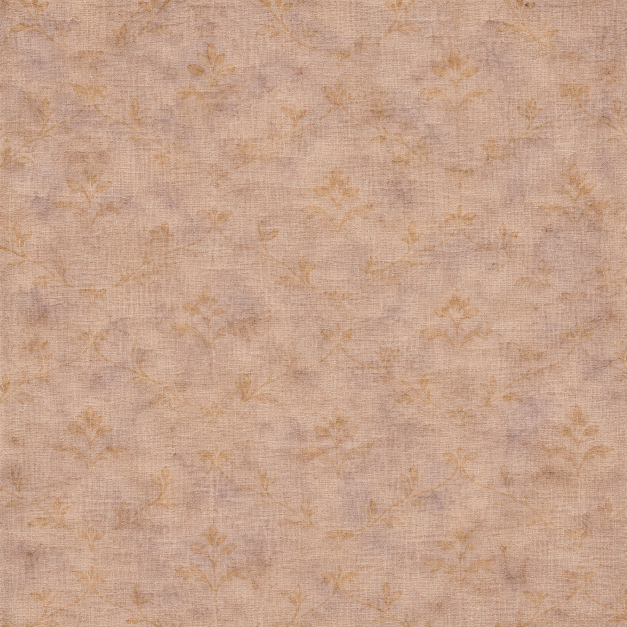
#> input picture game/openworld/round1/Moon-Faire-Round1-Materials/cloth_cream_awning.png, 1254 x 1254 px (shown at 1/2 size); the run also reads 1 picture not shown here
$ python prep_round1.py
#> lines starting #> are read from the running program, lines starting #| are printed output that depends on the picture
# prep_round1.py: Chris's "Round 1" pictures (round1/), made ready for the page. Called at the end of prep_tex.py, after the old cut patches
# are saved, so a Round 1 picture that is missing simply leaves the old patch (or, for a tent, the painting) in its place.
#  - the ground: heather, turf, track, fair ground, rock and the drystone wall, 1024 px, their edges matched so they repeat cleanly;
#  - the fair's own materials for the unseen sides: cream awning cloth, wood planks, the red and cream striped canvas;
#  - the fair square's four tents: their door sides and roofs (grey background cut away) in one picture (tent_skin.webp), and for each
#    tent a band that wraps round its walls (tent_wrap.webp): its own canvas, with the top valance and the bottom border cut from its
#    door picture and made to repeat. tents.json says where everything is.
# usage: python3 -I prep_round1.py <out folder>     (or from prep_tex.py)
import sys, os, json, glob
import numpy as np, cv2
from PIL import Image

HERE = os.path.dirname(os.path.abspath(__file__)); R1 = os.path.join(HERE, 'round1')
def find(name):
    f = glob.glob(os.path.join(R1, '*', name)); return f[0] if f else None
def load(name):
    f = find(name); return None if not f else np.asarray(Image.open(f).convert('RGB')).astype(np.float32)
def save(a, out, name, q=84, mode='RGB'):
    im = Image.fromarray(np.clip(a, 0, 255).astype(np.uint8), mode); p = os.path.join(out, name); im.save(p, 'WEBP', quality=q, method=6)
    print(name, im.size, os.path.getsize(p) // 1024, 'KB')

def match_edges(a, axes=(0, 1), band=None):
    # a painted tile whose opposite edges are slightly different in colour: spread half the difference back from each edge, smoothly
    # (only the slow colour change; the brushwork is untouched), so the edges meet when it repeats
    a = a.copy()
    for ax in axes:
        n = a.shape[ax]; b = band or n // 6
        e0 = np.take(a, range(0, 3), axis=ax).mean(ax); e1 = np.take(a, range(n - 3, n), axis=ax).mean(ax)
        d = cv2.GaussianBlur((e1 - e0)[None], (0, 0), 6)[0]                     # along the edge, smoothed
        t = np.clip(1 - np.arange(b) / b, 0, 1); t = t * t * (3 - 2 * t)
        sl0 = [slice(None)] * 3; sl0[ax] = slice(0, b); sl1 = [slice(None)] * 3; sl1[ax] = slice(n - b, n)
        shp = [1, 1, 1]; shp[ax] = b
        a[tuple(sl0)] += (d[None] if ax == 0 else d[:, None]) * 0.5 * t.reshape(shp)
        a[tuple(sl1)] -= (d[None] if ax == 0 else d[:, None]) * 0.5 * t[::-1].reshape(shp)
    return np.clip(a, 0, 255)
def seam_score(a):
    return [round(float(np.abs(a[:, 0] - a[:, -1]).mean() / max(np.abs(np.diff(a, axis=1)).mean(), 1e-3)), 2),
            round(float(np.abs(a[0] - a[-1]).mean() / max(np.abs(np.diff(a, axis=0)).mean(), 1e-3)), 2)]
def resize(a, w, h):
    return cv2.resize(a, (w, h), interpolation=cv2.INTER_AREA if w < a.shape[1] else cv2.INTER_CUBIC)

# [9 lines left out: function period_crop, not called in this run]

def round1(OUT, LOOK=None):
    LOOK = LOOK or os.path.join(HERE, 'look')
    made = {}
    # ---- the ground: (round 1 file, the page's name, its width in metres) ----
    sheet = []
    for src, name in [('ground_heather.png', 'heather'), ('ground_turf.png', 'grass'), ('ground_track.png', 'earth'), ('ground_fair.png', 'fair'), ('ground_rock.png', 'rock')]:
        a = load(src)
#> pass 3 of the loop in round1, `for src, name in [('ground_heather.png', 'heather'), ('ground_turf.png..`:
#> the loop made 5 passes; the first 3 are shown
        if a is None: print('round 1:', src, 'missing, the cut patch stays'); continue
        s0 = seam_score(a); a = match_edges(a); a = resize(a, 1024, 1024); s1 = seam_score(a)
        save(a, OUT, 'tex_%s.webp' % name, 86); made[name] = True; print('   seams (edge step / mean step, x and y)', s0, '->', s1)
        sheet.append(np.tile(resize(a, 256, 256), (2, 2, 1)))
    a = load('wall_drystone.png')
    if a is not None:
        s0 = seam_score(a); a = match_edges(a, axes=(1,)); a = resize(a, 1024, 683); save(a, OUT, 'tex_wall.webp', 84); made['wall'] = True
        print('   wall seams', s0, '->', seam_score(a)); sheet.append(np.tile(resize(a, 256, 171), (1, 2, 1)))
    # ---- the fair's materials, for the sides the paintings cannot see ----
    for src, name in [('cloth_cream_awning.png', 'mat_awning'), ('wood_planks.png', 'mat_wood'), ('cloth_red_cream_stripe.png', 'mat_stripe')]:
        a = load(src)
        if a is None: print('round 1:', src, 'missing'); continue
        a = match_edges(a, axes=(0,) if 'stripe' in name else (0, 1)); save(resize(a, 512, 512), OUT, name + '.webp', 84)       # stripes: their edge is a stripe's edge already; made[name] = True; sheet.append(np.tile(resize(a, 256, 256), (2, 2, 1)))
#> call 3 of resize, with w = 512, h = 512
#> in resize (call 3), `return cv2.resize(a, (w, h), interpolation=cv2.INTER_AREA if w < a.sha..`:
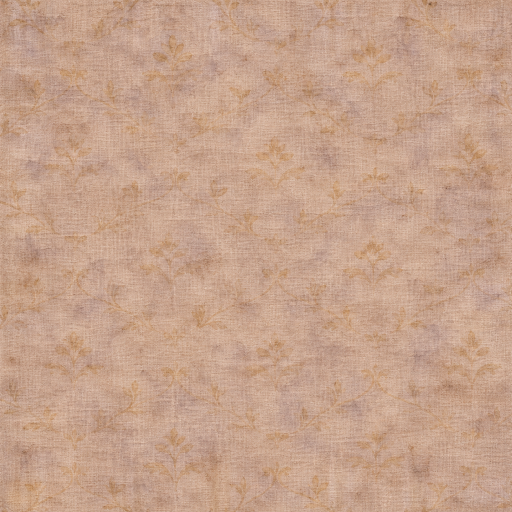
#> returned value: shape (512, 512, 3) float32; mean of channels 0, 1, 2 198.5, 162.6, 140.6; drawn as R, G, B
#| mat_awning.webp (512, 512) 48 KB
#> pass 3 of the loop in round1, `for src, name in [('cloth_cream_awning.png', 'mat_awning'), ('wood_pla..`:
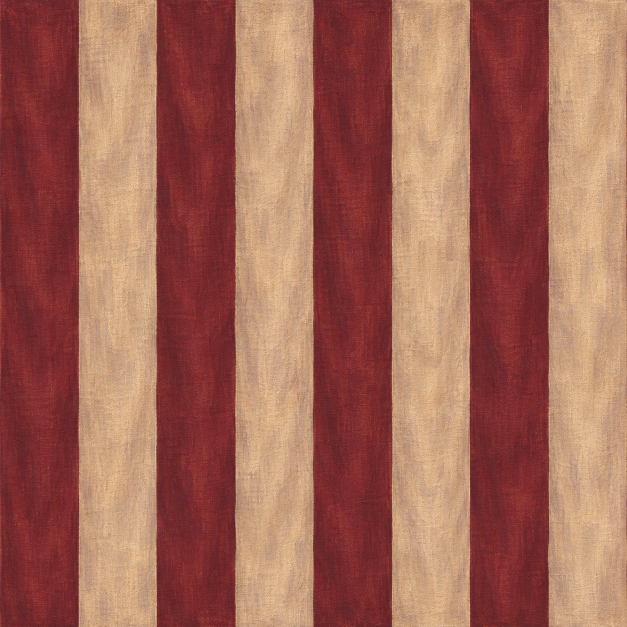
#> input picture game/openworld/round1/Moon-Faire-Round1-Materials/cloth_red_cream_stripe.png, 1254 x 1254 px (shown at 1/2 size)
#> in resize (call 4), `return cv2.resize(a, (w, h), interpolation=cv2.INTER_AREA if w < a.sha..`:
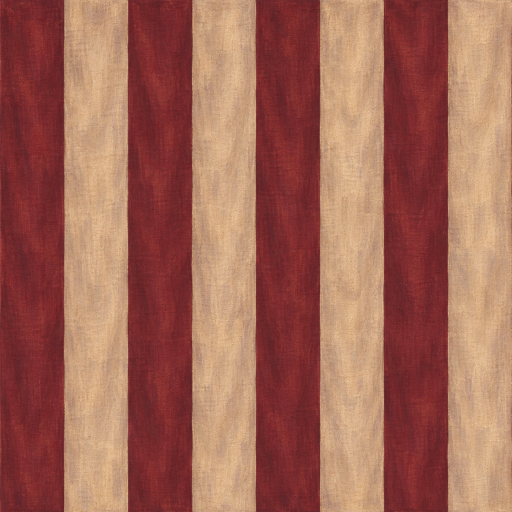
#> returned value: shape (512, 512, 3) float32; mean of channels 0, 1, 2 162, 102.7, 86.8; drawn as R, G, B
#| mat_stripe.webp (512, 512) 27 KB
    if sheet:
        w = max(s.shape[1] for s in sheet); rows = [np.pad(s, ((0, 520 - s.shape[0]), (0, w - s.shape[1]), (0, 0))) for s in sheet]
        grid = np.concatenate([np.concatenate(rows[i:i + 3] + [np.zeros_like(rows[0])] * (3 - len(rows[i:i + 3])), 1) for i in range(0, len(rows), 3)], 0)
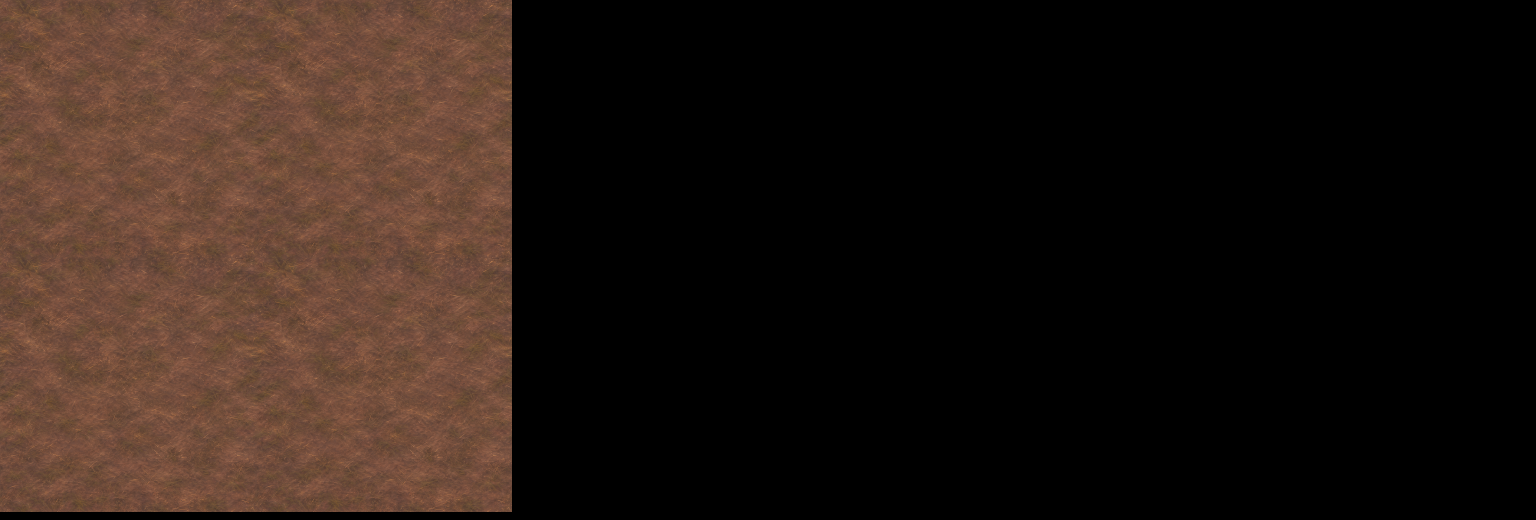
#> grid: shape (520, 1536, 3) float32; mean of channels 0, 1, 2 37.9, 25.9, 19.8; drawn as R, G, B
        Image.fromarray(grid.astype(np.uint8)).save(os.path.join(LOOK, 'r1_tiled.jpg'), quality=85)
    made['tents'] = tents(OUT, LOOK)
    return made

# ---- the four tents of the fair square ----
# for each: its round 1 name, its canvas, the canvas's width in metres on the tent, and where the door picture's bands are (rows of the
# 1536 x 1024 picture: the valance's solid part ends at val, its tassels hang to tas, the bottom border starts at bot) and the stretch of
# plain side wall the bands are cut from (x0..x1)
TENTS = [
    dict(id='red', cloth='cloth_red_cream_stripe.png', matW=3.8, val=226, tas=274, bot=866, x0=60, x1=560),
    dict(id='gold', cloth='cloth_gold_brocade.png', matW=2.6, val=218, tas=218, bot=686, x0=60, x1=530),
    dict(id='star', cloth='cloth_blue_stars.png', matW=2.4, val=206, tas=256, bot=822, x0=118, x1=480),
    dict(id='green', cloth='cloth_green_gold_leaf.png', matW=2.8, val=246, tas=322, bot=812, x0=44, x1=495),
]
SKIN_W, SKIN_H, DOOR_W, DOOR_H, ROOF = 2048, 1536, 1024, 512, 512
STRIP_W, STRIP_H, PAD = 1024, 512, 16

# [19 lines left out: functions cutout, bleed, not called in this run]
def bbox(alpha):
    ys, xs = np.where(alpha > 0.5); return xs.min(), xs.max() + 1, ys.min(), ys.max() + 1

# [14 lines left out: function band_tile, not called in this run]

def tents(OUT, LOOK):
#> called with OUT = 'game/openworld/data', LOOK = 'game/openworld/look'
    skin = np.zeros((SKIN_H, SKIN_W, 4), np.float32); wrap = np.zeros((4 * STRIP_H, STRIP_W, 3), np.float32); info = {}
#> after `skin = np.zeros((SKIN_H, SKIN_W, 4), np.float32)`: skin: shape (1536, 2048, 4) float32; every value is 0
#> after `wrap = np.zeros((4 * STRIP_H, STRIP_W, 3), np.float32)`: wrap: shape (2048, 1024, 3) float32; every value is 0
#> pass 3 of the loop in tents, `for i, T in enumerate(TENTS):`:
#> the loop made 4 passes; the first 3 are shown
    for i, T in enumerate(TENTS):
        door, roof, cloth = load('skin_%s_tent_door.png' % T['id']), load('skin_%s_tent_roof.png' % T['id']), load(T['cloth'])
        if door is None or roof is None or cloth is None: print('round 1: the', T['id'], 'tent is missing a picture; it keeps the painting'); continue
        # the door side, cut out, cropped to the tent's wall (top of the valance to the ground), into its place in the skin picture
        al, _ = cutout(door); x0, x1, y0, y1 = bbox(al); y0 += 3; y1 -= 3                  # off the soft rim
        rgb = bleed(door, al)
        dx, dy = (i % 2) * DOOR_W, (i // 2) * DOOR_H
        crop = np.dstack([rgb[y0:y1, x0:x1], al[y0:y1, x0:x1, None] * 255])
        skin[dy:dy + DOOR_H, dx:dx + DOOR_W] = resize(crop, DOOR_W, DOOR_H)
        # the roof, seen from above: round roofs keep their circle (the rest see-through), square roofs fill the square
        ra, _ = cutout(roof); rrgb = bleed(roof, ra); rx, ry = i * ROOF, 2 * DOOR_H
        skin[ry:ry + ROOF, rx:rx + ROOF] = resize(np.dstack([rrgb, ra[..., None] * 255]), ROOF, ROOF)
        # the band round the walls: the canvas, coloured like the door picture's own wall, with the valance and the bottom border on it
        H = y1 - y0; side = rgb[y0:y1, T['x0']:T['x1']]
        if T['id'] == 'star': cloth, _, _ = period_crop(cloth, 1); cloth, _, _ = period_crop(cloth, 0)
        body_rows = side[(T['tas'] - y0) + 8:(T['bot'] - y0) - 8]
        c_mean = cloth.reshape(-1, 3).mean(0); b_mean = body_rows.reshape(-1, 3).mean(0); gain = np.clip(b_mean / np.maximum(c_mean, 1), 0.55, 1.8)
        door_aspect = (x1 - x0) / H                                  # door picture width / wall height
        info[T['id']] = dict(index=i, doorAspect=round(float(door_aspect), 4), door=[dx / SKIN_W, dy / SKIN_H, DOOR_W / SKIN_W, DOOR_H / SKIN_H],
                             roof=[rx / SKIN_W, ry / SKIN_H, ROOF / SKIN_W, ROOF / SKIN_H], strip=[i * STRIP_H / (4 * STRIP_H), STRIP_H / (4 * STRIP_H), PAD / (4 * STRIP_H)],
                             matW=T['matW'], gain=[round(float(g), 3) for g in gain])
        WALL = {'red': 2.2, 'gold': 2.2, 'star': 2.3, 'green': 2.1}[T['id']]
        ppm = H / WALL                                               # door picture pixels per metre on this tent
        hgt = STRIP_H - 2 * PAD
        yy = (np.arange(hgt) + 0.5) / hgt * WALL                     # metres up from the top of the wall, down the strip
        xx = (np.arange(STRIP_W) + 0.5) / STRIP_W * T['matW']
        cx = (xx / T['matW'] * cloth.shape[1]).astype(np.float32); cy = ((yy / T['matW'] * cloth.shape[0]) % cloth.shape[0]).astype(np.float32)
        mx, my = np.meshgrid(cx, cy); body = cv2.remap(cloth, mx, my, cv2.INTER_LINEAR, borderMode=cv2.BORDER_WRAP) * gain
        strip = body.copy()
        sideH = resize(side, side.shape[1], hgt)                     # the side wall, its rows matched to the strip's
        r_val, r_tas, r_bot = [int(round((T[k] - y0) / H * hgt)) for k in ('val', 'tas', 'bot')]
        top, kt, rt = band_tile(sideH[:r_tas + 6], ppm, T['matW'], STRIP_W)
        bot, kb, rb = band_tile(sideH[r_bot - 6:], ppm, T['matW'], STRIP_W)
        # where the valance's tassels hang over the canvas: their gold, found by colour
        hsv = cv2.cvtColor(np.clip(top, 0, 255).astype(np.uint8), cv2.COLOR_RGB2HSV).astype(np.float32)
        gold = ((hsv[..., 0] > 8) & (hsv[..., 0] < 30) & (hsv[..., 1] > 110) & (hsv[..., 2] > 95)).astype(np.float32)
        gold = cv2.GaussianBlur(cv2.dilate(gold, np.ones((3, 3), np.uint8)), (0, 0), 1.2)
        rr = np.arange(top.shape[0])[:, None].astype(np.float32)
        at = np.clip((r_val + 3 - rr) / 6, 0, 1) * np.ones_like(gold)                         # the solid valance, a soft lower edge
        hang = (rr >= r_val - 3) * np.clip((r_tas + 2 - rr) / 5, 0, 1)                      # the tassels below it, by their gold
        at = np.maximum(at, gold * hang)
        strip[:top.shape[0]] = strip[:top.shape[0]] * (1 - at[..., None]) + top * at[..., None]
        ab = np.clip((np.arange(bot.shape[0]) - 3) / 6, 0, 1)[:, None, None]
        strip[r_bot - 6:] = strip[r_bot - 6:] * (1 - ab) + bot * ab
        full = np.concatenate([np.repeat(strip[:1], PAD, 0), strip, np.repeat(strip[-1:], PAD, 0)], 0)
        wrap[i * STRIP_H:(i + 1) * STRIP_H] = full
        print('tent', T['id'], 'door', (x1 - x0, y1 - y0), 'aspect %.2f' % door_aspect, 'valance period', kt, 'x', rt, 'border period', kb, 'x', rb, 'canvas gain', gain.round(2))
    if not info: return False
    # the colour under the skin picture's empty quarter: a mid colour, so its mipmaps stay quiet
    save(skin, OUT, 'tent_skin.webp', 82, 'RGBA'); save(wrap, OUT, 'tent_wrap.webp', 82)
    json.dump(info, open(os.path.join(OUT, 'tents.json'), 'w'), indent=1)
    prev = np.concatenate([resize(skin[..., :3] * (skin[..., 3:] / 255) + 60 * (1 - skin[..., 3:] / 255), 1024, 768), resize(np.tile(wrap, (1, 2, 1)), 1024, 1024)[:, :1024]], 0)
    Image.fromarray(np.clip(prev, 0, 255).astype(np.uint8)).save(os.path.join(LOOK, 'r1_tents.jpg'), quality=85)
    return True

if __name__ == '__main__':
    print(round1(sys.argv[1] if len(sys.argv) > 1 else os.path.join(HERE, 'data')))
